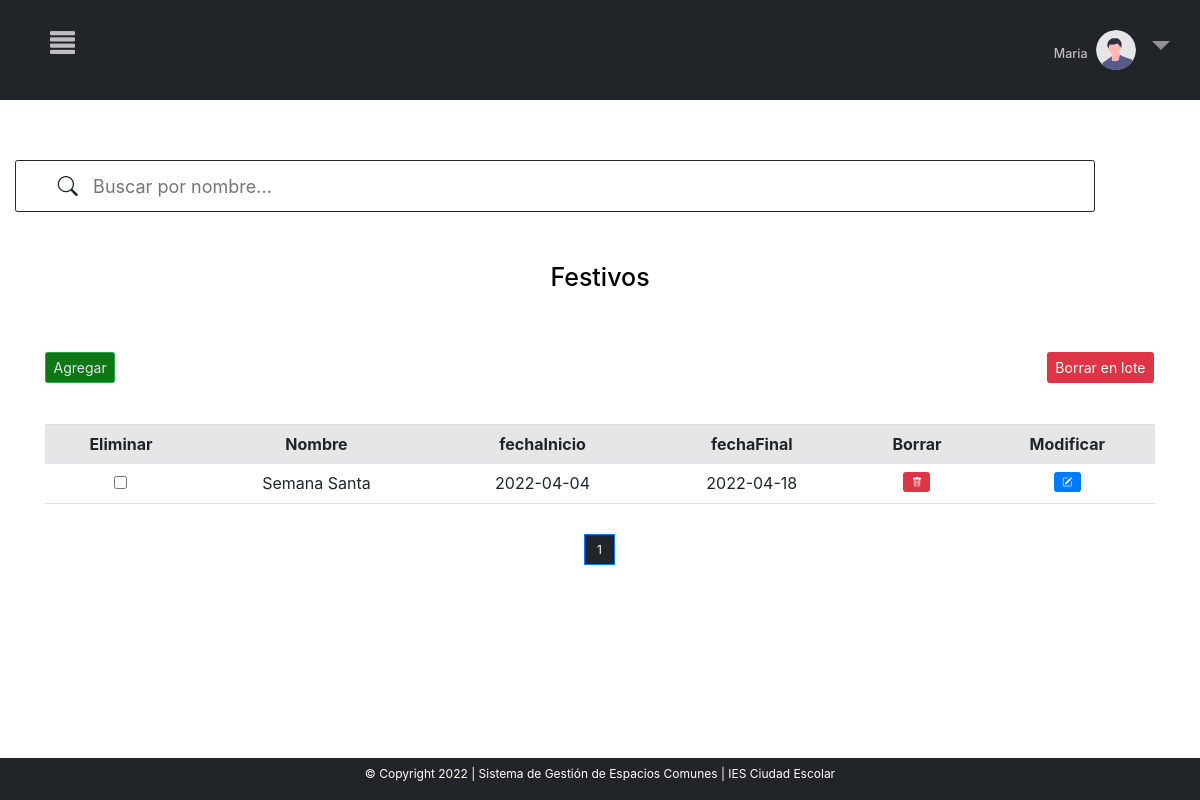
Screenshot of /MVC_proyectofinal/inicio.php?c=crudFestivos&page=1 (signed in) with the database file from the repository.
### tables this page shows
CREATE TABLE `festivos` (
  `id` int(10) UNSIGNED NOT NULL,
  `Nombre` varchar(100) DEFAULT NULL,
  `fechaInicio` date NOT NULL,
  `fechaFinal` date NOT NULL
);

### MVC_proyectofinal/controller/controller.php (called while the page is built, shortened)
<?php
require_once ("models/crud.php");
class Control{
    function __construct()
    {
        $this->crud=new Crud();
    }
    function crudFestivos(){
        include_once ("views/crudFestivos.php");
    }
}
?>

### MVC_proyectofinal/models/conexion.php (called while the page is built)
<?php
class Conexion{
    public function conexion(){
        try{
            $conexion=new PDO("mysql:host=localhost;dbname=sgec","root","");
            $conexion->setAttribute(PDO::ATTR_ERRMODE,PDO::ERRMODE_EXCEPTION);
            return $conexion;
        }
        catch(PDOException $e){
            echo $e->getMessage();
            return null;
        }
    }
}
?>

### MVC_proyectofinal/models/crud.php (called while the page is built, shortened)
<?php
include("conexion.php");
    ?>
    <?php
class Crud extends Conexion{
    private $conexion;
    function __construct()
    {
        $this->conexion=parent::conexion();
    }
    function crudFestivos($opc,$iteams_pagina=null,$offset=null){
        if($opc==1){
            $sql="SELECT count(*) FROM festivos";
            $consulta=$this->conexion->prepare($sql);
            $consulta->execute();
            $count=$consulta->fetch(PDO::FETCH_NUM);
            return $count;
        }
        elseif($opc==2){
            $sql="SELECT * FROM festivos ORDER BY id ASC LIMIT ".$iteams_pagina." OFFSET ".$offset."";
            $consulta=$this->conexion->prepare($sql);
            $consulta->execute();
            $consult=$consulta->fetchAll(PDO::FETCH_ASSOC);
            $keys=array_keys($consult[0]);
            return array($consult,$keys);
        }
    }
}
?>

### MVC_proyectofinal/views/crudFestivos.php (the view, shortened to what this page needs)
<html lang="en" style="    overflow-x: hidden;">
<head>
<link rel="stylesheet" href="https://cdn.jsdelivr.net/npm/bootstrap-icons@1.8.1/font/bootstrap-icons.css">
<link rel="stylesheet" href="libs/bootstrap-5.1.3-dist/css/bootstrap.min.css">
</head>
<body style="font-size:12px !important">
<?php include "menu.php";
$count=$this->crud->crudFestivos(1);
if($count[0]==0){
    echo '
    <div class="row >
    <div class="col-md-12 ">
    <h1 class="display-3"> No se han creado festivos aún</h1>';
    echo "<a href='?c=crudFestivos&page=".$_GET['page']."&crear=1'><button name='crear' style='font-size:14px;margin-bottom:30px' class='btn btn-success'> Agregar</button></a>
    ";
    if(isset($_GET["crear"])){
        if(isset($_SESSION['vacio'])){
            echo $_SESSION['vacio'];
            unset($_SESSION['vacio']);
        }
        echo "<div style='    width: 100%;
        display: flex;
        align-items: center;
        justify-content: center;
        align-content: center;'><form style='font-size:14px' action='?c=crearFestivos&pag=".$_GET['page']."' method='post' > <table class='table table-striped bg-white ' style='margin-top:2%'>";
                echo '<tr>';
                echo '<th> id</th>';
                echo '<th> nombre</th>';
                echo '<th> fecha inicio</th>';
                echo '<th> fecha fin</th>';
                ;
                echo '</tr>';
                echo '<tr>';
                echo "<td><input type='number' name='dato[]' style='width:210px'></input></td>";
                echo "<td><input type='text' name='dato[]' style='width:220px'></input></td>";
                echo "<td><input type='date' id='date1' name='dato[]' style='width:220px'></input></td>";
                echo "<td><input type='date' id='date2' name='dato[]' style='width:220px'></input></td>";
                echo '</tr>';
                echo "</table>";
        echo "<input class='btn btn-primary'  type='submit' style='font-size:14px' name='agregar-ult' value='Crear'>  </input>";
        echo "<input  class='btn btn-danger'type='submit' style='font-size:14px' name='cancelar' value='Cancelar'></input>";
        echo "</form></div>";
    }
    echo '</div>
    </div>
    </div>';
}
else{
$iteams_pagina=6;
$total_pages=ceil($count[0]/$iteams_pagina);
$page=0;
if(isset($_GET["page"]) && !empty($_GET["page"])){
    $page=$_GET["page"];
}else{
    $page=1;
}
$offset=($page-1) * $iteams_pagina;
$result=$this->crud->crudFestivos(2,$iteams_pagina,$offset);
?>
<div class="row" style="margin-top:5%">
<?php include "barraBusquedaFestivos/barra.php"; ?>
                <div class="col-md-12 ">
                <h1 style="color:black; text-align:center; margin-bottom:0%; background-color:white; margin-top:50px" >Festivos</h1>
<?php
       echo '<div class="container" style="margin-top:60px;">
       <div class="row">
                       <div class="col-md-12 ">';
        echo "<a href='?c=crudFestivos&page=".$_GET['page']."&crear=1'><button name='crear' style='font-size:14px;margin-bottom:30px'  class='btn btn-success'> Agregar</button></a>  ";
       echo '<div class="table-responsive-sm">
       <table class="table table-striped bg-white table-hover" style="text-align: center; margin-top:1%">';
       echo "<tr ><th>Eliminar</th>";
        foreach($result[1] as $indice){
            if($indice=="id"){
            }else{
                echo "<th>".$indice."</th>";
            }
        }
        echo "<th>Borrar</th>";
        echo "<th>Modificar</th>";
        echo "</tr>";
        ?>
<form style='font-size:14px' action="?c=borrarFestivos&pag=<?php echo $_GET["page"]?>" method="post">
<input type='submit' name='borrar' value='Borrar en lote' class='btn btn-danger' style="    float: right;
    font-size: 14px;
    position: absolute;
    right: 16px;
    top: 0px; " >
<?php
        foreach($result[0] as $indice=>$dato){
            echo "<td><input type='checkbox' name='eliminar[]' value=' ".$dato['id']."'</td>";
            foreach($dato as $x=>$y){
                if($x=="id"){
                }else{
                    echo "<td>".$y."</td>";
                }
            }
            ?>
            <td>
            <a class="dltBtn btn btn-danger" data-id="<?php echo $dato["id"]; ?>" data-page="<?php echo $_GET["page"]; ?>" href="javascript:void(0)"><i class="bi bi-trash"></i></a>
            </td>
            <td><button  title="Modificar" class="btn btn-primary" name="modificar" value="<?php echo $dato["id"] ?>"> <i class="bi bi-pencil-square"></i></button></td>
            <?php
            }
  ?>
           </table>
        </div>
        </div>
 <?php
echo "<br>";
?>
<div style="margin-bottom: 100px;
    display: flex;
    justify-content: center">
    <nav aria-label="...">
		<ul class="pagination">
            <li class="page-item active" >
				<?php for($i=0;$i<=$total_pages;$i++):
                    if($i==$_GET["page"]){
                    ?>
                    <a class="page-link" style="color: white!important;
                    background-color: #212529!important;" href="inicio.php?c=crudFestivos&page=<?php echo $_GET['page']?>"><?php echo $i ?></a>
                    </li>
				<?php }
                endfor ?>
		</ul>
    </nav>
</div>
<?php } ?>
</body>
</html>

### MVC_proyectofinal/libs/css/estilos.css (style rules this page uses)
th { text-align: center !important; }
li.page-item.active a.page-link { background-color: #1A3C40 !important; color:#708588 !important }
.btn.btn-success { background-color: #107717; color:#E2E7E7 }
.active, .accordion:hover { background-color: #ccc; }

### MVC_proyectofinal/views/menu.php (style rules this page uses)
body { overflow-x: hidden; }
body { font-family: "Lato", sans-serif; }

### MVC_proyectofinal/views/barraBusquedaFestivos/barra.php (style rules this page uses)
.active, .accordion:hover { background-color: white; }

### rows the page displays
festivos: Nombre "Semana Santa", fechaInicio "2022-04-04", fechaFinal "2022-04-18", $dato["id"] 1 (drawn)

### other values shown
$_SESSION['nombre'] "Maria"
$indice "Nombre"
$indice "fechaInicio"
$indice "fechaFinal"
